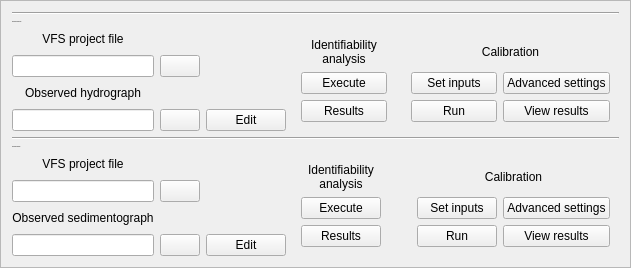
             <widget class="QFrame" name="frame_19">
              <property name="maximumSize">
               <size>
                <width>800</width>
                <height>16777215</height>
               </size>
              </property>
              <property name="frameShape">
               <enum>QFrame::StyledPanel</enum>
              </property>
              <property name="frameShadow">
               <enum>QFrame::Raised</enum>
              </property>
              <layout class="QGridLayout" name="gridLayout_71">
               <item row="0" column="0" colspan="5">
                <widget class="Line" name="line_2">
                 <property name="orientation">
                  <enum>Qt::Horizontal</enum>
                 </property>
                </widget>
               </item>
               <item row="1" column="0">
                <widget class="QLabel" name="label_72">
                 <property name="font">
                  <font>
                   <family>Georgia</family>
                   <pointsize>-1</pointsize>
                  </font>
                 </property>
                 <property name="text">
                  <string>Hydrograph calibration</string>
                 </property>
                </widget>
               </item>
               <item row="2" column="0">
                <layout class="QGridLayout" name="gridLayout_46">
                 <item row="0" column="0">
                  <widget class="QLabel" name="label_63">
                   <property name="text">
                    <string>VFS project file</string>
                   </property>
                   <property name="alignment">
                    <set>Qt::AlignCenter</set>
                   </property>
                  </widget>
                 </item>
                 <item row="3" column="0">
                  <widget class="QLineEdit" name="hydrograph_file">
                   <property name="alignment">
                    <set>Qt::AlignCenter</set>
                   </property>
                  </widget>
                 </item>
                 <item row="3" column="1">
                  <widget class="QPushButton" name="browse_hydrograph_calibration">
                   <property name="text">
                    <string/>
                   </property>
                  </widget>
                 </item>
                 <item row="1" column="0">
                  <widget class="QLineEdit" name="vfs_project">
                   <property name="alignment">
                    <set>Qt::AlignCenter</set>
                   </property>
                  </widget>
                 </item>
                 <item row="2" column="0">
                  <widget class="QLabel" name="label_76">
                   <property name="text">
                    <string>Observed hydrograph</string>
                   </property>
                   <property name="alignment">
                    <set>Qt::AlignCenter</set>
                   </property>
                  </widget>
                 </item>
                 <item row="3" column="2">
                  <widget class="QPushButton" name="edit_hydrograph">
                   <property name="text">
                    <string>Edit</string>
                   </property>
                  </widget>
                 </item>
                 <item row="1" column="1">
                  <widget class="QPushButton" name="browse_project">
                   <property name="text">
                    <string/>
                   </property>
                  </widget>
                 </item>
                </layout>
               </item>
               <item row="2" column="1" colspan="2">
                <widget class="QFrame" name="frame_41">
                 <property name="frameShape">
                  <enum>QFrame::NoFrame</enum>
                 </property>
                 <property name="frameShadow">
                  <enum>QFrame::Raised</enum>
                 </property>
                 <layout class="QGridLayout" name="gridLayout_41">
                  <item row="0" column="0">
                   <widget class="QLabel" name="label_105">
                    <property name="text">
                     <string>Identifiability
analysis</string>
                    </property>
                    <property name="alignment">
                     <set>Qt::AlignCenter</set>
                    </property>
                   </widget>
                  </item>
                  <item row="1" column="0">
                   <widget class="QPushButton" name="calibration_sensitivity_hydrograph">
                    <property name="text">
                     <string>Execute</string>
                    </property>
                   </widget>
                  </item>
                  <item row="2" column="0">
                   <widget class="QPushButton" name="results_sensitivity_hydrograph">
                    <property name="text">
                     <string>Results</string>
                    </property>
                   </widget>
                  </item>
                 </layout>
                </widget>
               </item>
               <item row="2" column="3" colspan="2">
                <widget class="QFrame" name="frame_42">
                 <property name="frameShape">
                  <enum>QFrame::NoFrame</enum>
                 </property>
                 <property name="frameShadow">
                  <enum>QFrame::Raised</enum>
                 </property>
                 <layout class="QGridLayout" name="gridLayout_68">
                  <item row="2" column="0">
                   <widget class="QPushButton" name="run_hydrograph">
                    <property name="text">
                     <string>Run</string>
                    </property>
                   </widget>
                  </item>
                  <item row="1" column="0">
                   <widget class="QPushButton" name="show_calibration_hydrograph">
                    <property name="text">
                     <string>Set inputs</string>
                    </property>
                   </widget>
                  </item>
                  <item row="1" column="1">
                   <widget class="QPushButton" name="advanced_hydrograph">
                    <property name="text">
                     <string>Advanced settings</string>
                    </property>
                   </widget>
                  </item>
                  <item row="2" column="1">
                   <widget class="QPushButton" name="calibration_result_hydrograph">
                    <property name="text">
                     <string>View results</string>
                    </property>
                   </widget>
                  </item>
                  <item row="0" column="0" colspan="2">
                   <widget class="QLabel" name="label_106">
                    <property name="text">
                     <string>Calibration</string>
                    </property>
                    <property name="alignment">
                     <set>Qt::AlignCenter</set>
                    </property>
                   </widget>
                  </item>
                 </layout>
                </widget>
               </item>
               <item row="3" column="0" colspan="5">
                <widget class="Line" name="line">
                 <property name="orientation">
                  <enum>Qt::Horizontal</enum>
                 </property>
                </widget>
               </item>
               <item row="4" column="0">
                <widget class="QLabel" name="label_74">
                 <property name="font">
                  <font>
                   <family>Georgia</family>
                   <pointsize>-1</pointsize>
                  </font>
                 </property>
                 <property name="text">
                  <string>Sedigraph calibration</string>
                 </property>
                </widget>
               </item>
               <item row="5" column="4">
                <widget class="QFrame" name="frame_44">
                 <property name="frameShape">
                  <enum>QFrame::NoFrame</enum>
                 </property>
                 <property name="frameShadow">
                  <enum>QFrame::Raised</enum>
                 </property>
                 <layout class="QGridLayout" name="gridLayout_70">
                  <item row="2" column="0">
                   <widget class="QPushButton" name="run_sedimentograph">
                    <property name="text">
                     <string>Run</string>
                    </property>
                   </widget>
                  </item>
                  <item row="1" column="0">
                   <widget class="QPushButton" name="show_calibration_sedimentograph">
                    <property name="text">
                     <string>Set inputs</string>
                    </property>
                   </widget>
                  </item>
                  <item row="2" column="1">
                   <widget class="QPushButton" name="calibration_result_sedimentograph">
                    <property name="text">
                     <string>View results</string>
                    </property>
                   </widget>
                  </item>
                  <item row="1" column="1">
                   <widget class="QPushButton" name="advanced_sedimentograph">
                    <property name="text">
                     <string>Advanced settings</string>
                    </property>
                   </widget>
                  </item>
                  <item row="0" column="0" colspan="2">
                   <widget class="QLabel" name="label_108">
                    <property name="text">
                     <string>Calibration</string>
                    </property>
                    <property name="alignment">
                     <set>Qt::AlignCenter</set>
                    </property>
                   </widget>
                  </item>
                 </layout>
                </widget>
               </item>
               <item row="5" column="0">
                <layout class="QGridLayout" name="gridLayout_48">
                 <item row="0" column="0">
                  <widget class="QLabel" name="label_79">
                   <property name="text">
                    <string>VFS project file</string>
                   </property>
                   <property name="alignment">
                    <set>Qt::AlignCenter</set>
                   </property>
                  </widget>
                 </item>
                 <item row="3" column="0">
                  <widget class="QLineEdit" name="sedimentograph_file">
                   <property name="alignment">
                    <set>Qt::AlignCenter</set>
                   </property>
                  </widget>
                 </item>
                 <item row="3" column="1">
                  <widget class="QPushButton" name="browse_sedimentograph_calibration">
                   <property name="text">
                    <string/>
                   </property>
                  </widget>
                 </item>
                 <item row="1" column="0">
                  <widget class="QLineEdit" name="vfs_file">
                   <property name="alignment">
                    <set>Qt::AlignCenter</set>
                   </property>
                  </widget>
                 </item>
                 <item row="2" column="0">
                  <widget class="QLabel" name="label_80">
                   <property name="text">
                    <string>Observed sedimentograph</string>
                   </property>
                   <property name="alignment">
                    <set>Qt::AlignCenter</set>
                   </property>
                  </widget>
                 </item>
                 <item row="1" column="1">
                  <widget class="QPushButton" name="browse_project_sedimentograph">
                   <property name="text">
                    <string/>
                   </property>
                  </widget>
                 </item>
                 <item row="3" column="2">
                  <widget class="QPushButton" name="edit_sedimentograph">
                   <property name="text">
                    <string>Edit</string>
                   </property>
                  </widget>
                 </item>
                </layout>
               </item>
               <item row="5" column="1">
                <widget class="QFrame" name="frame_43">
                 <property name="frameShape">
                  <enum>QFrame::NoFrame</enum>
                 </property>
                 <property name="frameShadow">
                  <enum>QFrame::Raised</enum>
                 </property>
                 <layout class="QGridLayout" name="gridLayout_69">
                  <item row="0" column="0">
                   <widget class="QLabel" name="label_107">
                    <property name="text">
                     <string>Identifiability
analysis</string>
                    </property>
                    <property name="alignment">
                     <set>Qt::AlignCenter</set>
                    </property>
                   </widget>
                  </item>
                  <item row="1" column="0">
                   <widget class="QPushButton" name="calibration_sensitivity_sedimentograph">
                    <property name="text">
                     <string>Execute</string>
                    </property>
                   </widget>
                  </item>
                  <item row="2" column="0">
                   <widget class="QPushButton" name="results_sensitivity_sedimentograph">
                    <property name="text">
                     <string>Results</string>
                    </property>
                   </widget>
                  </item>
                 </layout>
                </widget>
               </item>
              </layout>
             </widget>
